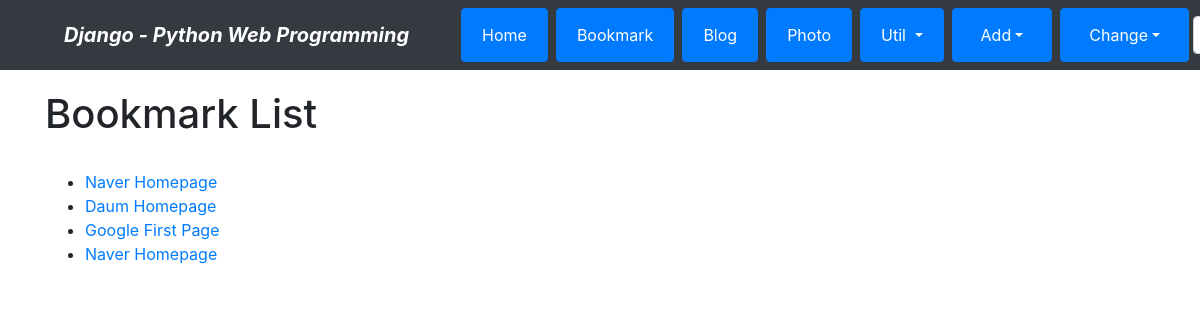
The app's page /bookmark/, older data.
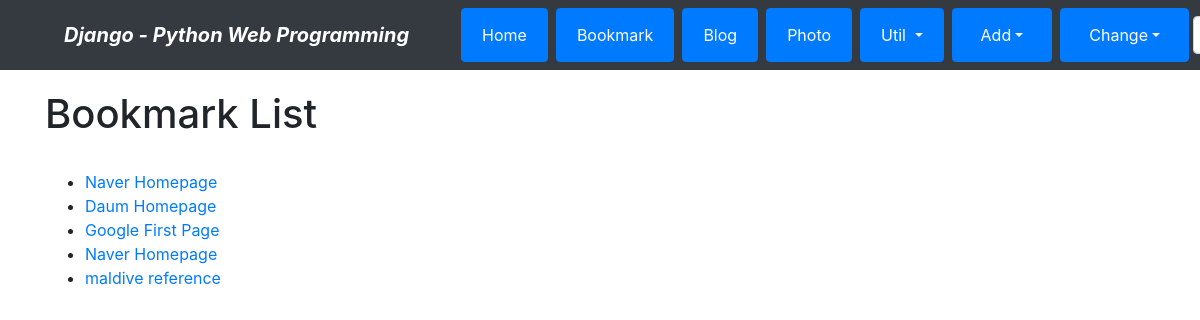
The same page, newer data.
### bookmark/models.py (models this page shows)
class Bookmark(models.Model):
    title = models.CharField('TITLE',max_length=100,blank=True)
    url = models.URLField('URL',unique=True)
    owner = models.ForeignKey(User, on_delete=models.CASCADE, blank=True, null=True)
    def __str__(self):
        return self.title

### bookmark/views.py (the view)
# urls.py: path('', views.BookmarkLV.as_view(), name='index'),
class BookmarkLV(ListView):
    model = Bookmark

### bookmark/templates/bookmark/bookmark_list.html (shortened to what this page needs)
{% extends "base.html" %}
{% block content %}
    <h1>Bookmark List</h1>
    <br>
    <ul>
        {% for bookmark in object_list %}
            <li><a href="{% url 'bookmark:detail' bookmark.id %}"> {{ bookmark }} </a></li>
        {% endfor %}
    </ul>
{% endblock %}

Row changes from the older to the newer data that the page shows:
added Bookmark: title "maldive reference"
